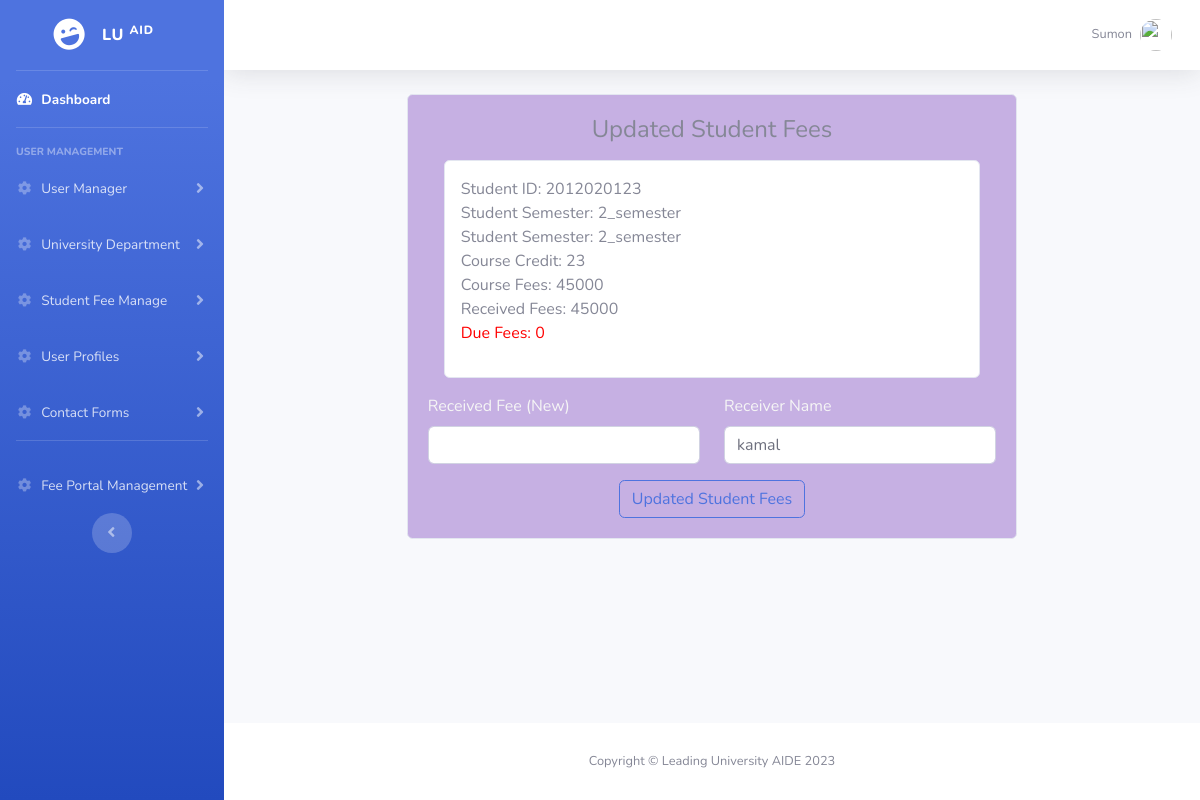
Page /lu-admin/student_fee.php?source=edit_student_fee&fee_id=7 (signed in) on the committed database.
### tables this page shows
CREATE TABLE `student_fees` (
  `id` int(11) NOT NULL,
  `student_id` varchar(255) NOT NULL,
  `student_semester` varchar(255) NOT NULL,
  `course_credit` int(11) NOT NULL,
  `course_fee` int(11) NOT NULL,
  `received_fee` int(11) NOT NULL,
  `due_fee` int(11) NOT NULL,
  `receiver_name` varchar(255) NOT NULL,
  `add_date` timestamp NOT NULL DEFAULT current_timestamp(),
  `update_date` timestamp NOT NULL DEFAULT current_timestamp()
);

### lu-admin/student_fee_components/edit_student_fee.php (the view, shortened to what this page needs)
<?php
global $connection;
if(isset($_GET['fee_id'])){
    $fee_id = $_GET['fee_id'];
    $query = "SELECT * FROM student_fees WHERE id = '$fee_id'";
    $query_fetch_fees = mysqli_query($connection,$query);
    while($row = mysqli_fetch_assoc($query_fetch_fees)){
        $student_id  = $row['student_id'];
        $student_semester  = $row['student_semester'];
        $course_credit = $row['course_credit'];
        $course_fee  = $row['course_fee'];
        $received_fee = $row['received_fee'];
        $receiver_name = $row['receiver_name'];
    }
}
?>
<div class="row">
    <div class="col-md-8 m-auto">
        <div class="card mb-5 register_cards">
            <div class="card-body">
                <h4 class="card-title text-center"> Updated Student Fees </h4>
                <div class="card p-3 m-3">
                      Student ID: <?php echo $student_id ?> <br>
                      Student Semester: <?php echo $student_semester ?><br>
                      Student Semester: <?php echo $student_semester ?><br>
                      Course Credit: <?php echo $course_credit ?><br>
                      Course Fees: <?php echo $course_fee ?><br>
                      Received Fees: <?php echo $received_fee ?><br>
                      <p style="color: red">Due Fees: <?php echo $course_fee - $received_fee; ?> </p>
                </div>
                <form action="" method="post" enctype="multipart/form-data">
                    <div class="register-form row">
                        <div class="form-group col-md-6">
                            <label for="name" style="color: whitesmoke"> Received Fee (New) </label>
                            <input type="number" name="received_fee" id="" class="form-control" required>
                        </div>
                        <div class="form-group col-md-6">
                            <label for="name" style="color: whitesmoke"> Receiver Name </label>
                            <input type="text" name="receiver_name" id="" value="<?php echo $receiver_name ?>" class="form-control">
                        </div>
                        <div class="text-center col-md-12">
                            <button type='submit' name='add_fees' id='register-btn' class="btn btn-outline-primary">Updated Student Fees</button>
                        </div>
                    </div>
                </form>
            </div>
        </div>
    </div>
</div>

### lu-admin/css/custom_css/custom.css (style rules this page uses)
.register_cards { background: #844fc16e; }

### rows in the picture
student_fees: student "2012020123", student_semester "2_semester", course_credit "23", course_fee "45000", received_fee "45000", $course_fee - $received_fee "0", receiver_name "kamal"

### other values in the picture
$_SESSION['name'] "Sumon"
